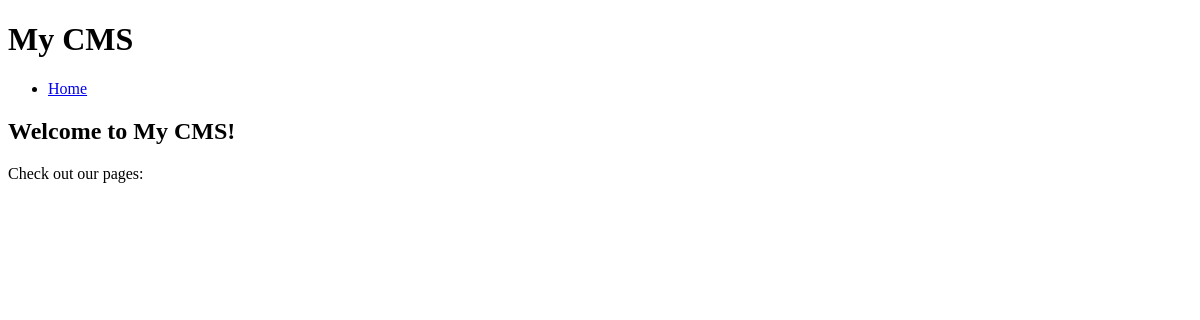
Before: / with the older database file.
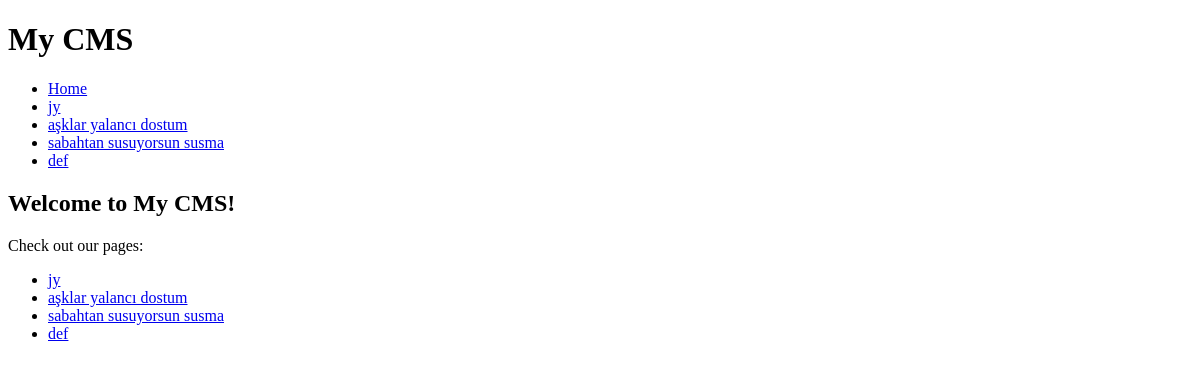
After: the same page with the newer database file.
### core/models.py (models this page shows, shortened)
class Page(models.Model):
    title = models.CharField(max_length=200)
    content = models.TextField()
    slug = models.SlugField(unique=True)
    created_at = models.DateTimeField(auto_now_add=True)
    updated_at = models.DateTimeField(auto_now=True)

### core/views.py (the view)
# urls.py: path('', views.home, name='home'),
def home(request):
    pages = Page.objects.all()
    return render(request, 'home.html', {'pages': pages})

### templates/home.html (shortened to what this page needs)
{% extends 'base.html' %}
{% block content %}
    <h2>Welcome to My CMS!</h2>
    <p>Check out our pages:</p>
    <ul>
        {% for page in pages %}
            <li><a href="{% url 'page_detail' page.slug %}">{{ page.title }}</a></li>
        {% endfor %}
    </ul>
{% endblock %}

### templates/base.html (shortened to what this page needs)
<!DOCTYPE html>
<html>
<head>
</head>
<body>
    <header>
        <h1>My CMS</h1>
        <nav>
            <ul>
                <li><a href="{% url 'home' %}">Home</a></li>
                {% for page in pages %}
                    <li><a href="{% url 'page_detail' page.slug %}">{{ page.title }}</a></li>
                {% endfor %}
            </ul>
        </nav>
    </header>
    <main>
        {% block content %}
        {% endblock %}
    </main>
</body>
</html>

Changed rows visible on the page:
added Page: title "jy"
added Page: title "aşklar yalancı dostum"
added Page: title "sabahtan susuyorsun susma"
added Page: title "def"
